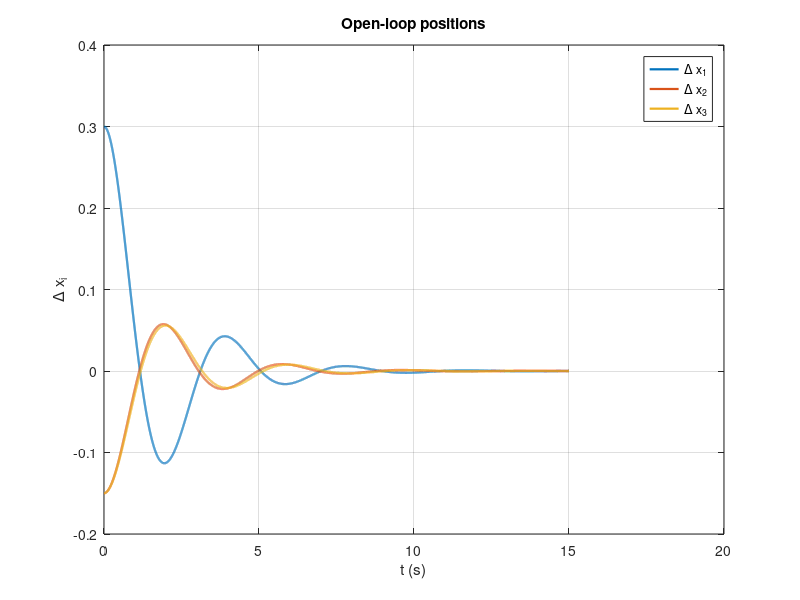
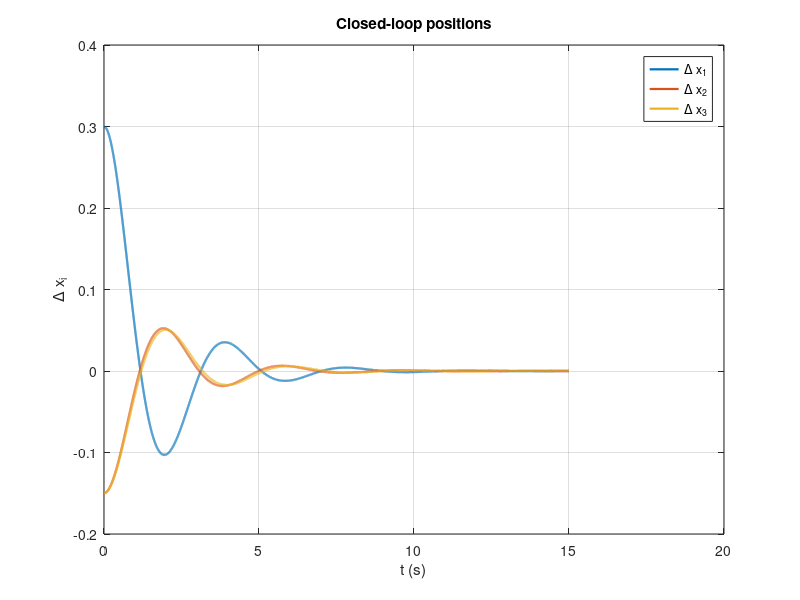
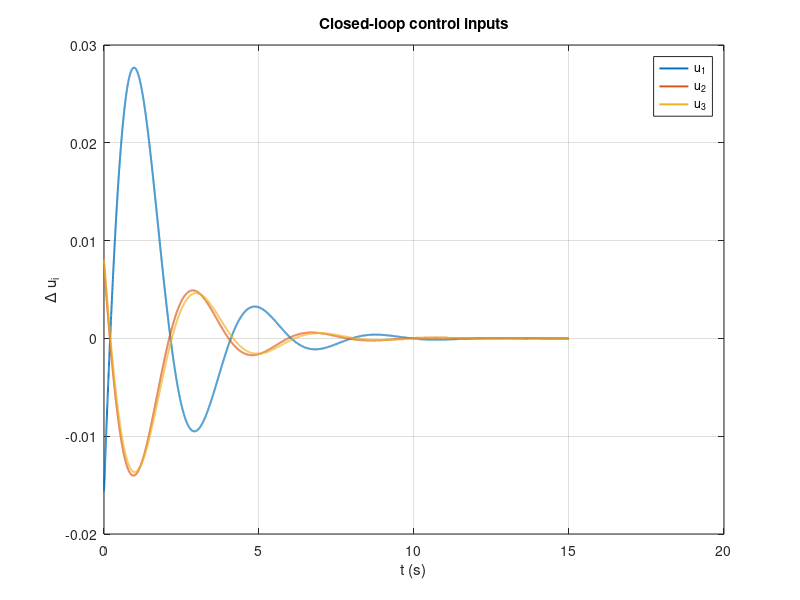
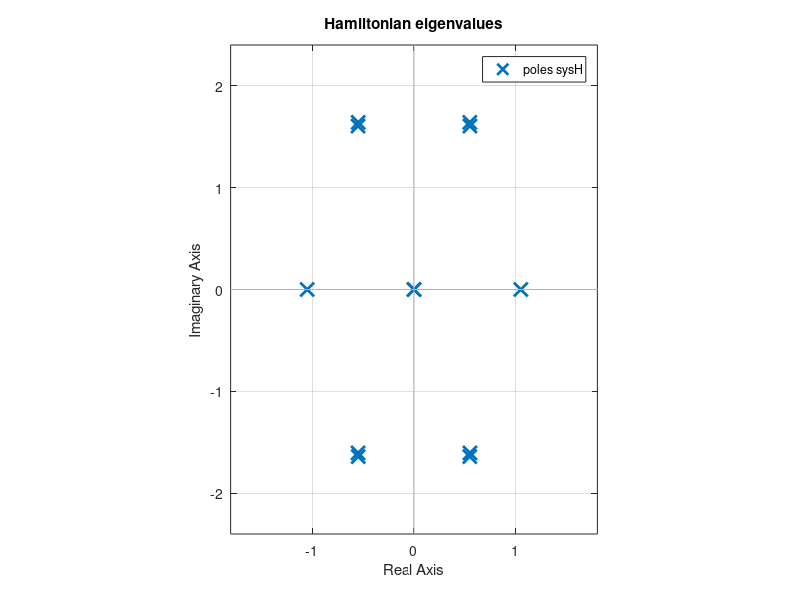

These charts were generated, in order, by the following MATLAB code:
%% Problem b
clear; clc; close all;
xstar = [0.1; 0.3; 0.5];                 
c12 = cos(xstar(2)-xstar(1));
c13 = cos(xstar(3)-xstar(1));
c23 = cos(xstar(3)-xstar(2));

JJ = [-(c12+c13)   c12        c13; 
      c12        -(c12+c23)  c23;
      c13         c23       -(c13+c23)];
A = [zeros(3) eye(3);
     JJ        -eye(3)];
B = [zeros(3); eye(3)];

%% LQR calculation

Qx  = [ 2 -1 -1;
     -1  2 -1;
     -1 -1  2];             
Qv  = eye(3);           
Q   = blkdiag(Qx, Qv);  
R   = 10*eye(3);        
[K, S, Ecl] = lqr(A,B,Q,R);   

% important:verify the condition
N  = zeros(6,3);

% 1) [Q N; N'' R] must be PSD 
Qeff = Q - N*(R\N');      % here equals Q
Mblk = [Q N; N' R];
Mblk = (Mblk+Mblk')/2;   
eigM = eig(Mblk);
tolPSD = 1e-9;
ok2 = all(eigM >= -tolPSD);
if ok2
    fprintf(' [Q N; N'' R] PSD?  TRUE   (min eig = %.3e)\n', min(eigM));
else
    fprintf('[Q N; N'' R] PSD?  FALSE   (min eig = %.3e)\n', min(eigM));
end

% 2) (Qeff, Aeff) has no unobservable mode on the imaginary axis

Aeff = A;
Qeff = (Qeff+Qeff')/2;    
Ceff = real(sqrtm(Qeff)); 

lam   = eig(Aeff);
tolRe = 1e-8;
tolRK = 1e-8;
n = size(Aeff,1);
idx = find(abs(real(lam)) < tolRe);

viol = [];              
for kk = 1:numel(idx)
    l = lam(idx(kk));
    Rk = [l*eye(n) - Aeff; Ceff];  
    if rank(Rk, tolRK) < n
        viol(end+1,1) = l;
    end
end
if isempty(viol)
    fprintf('No unobservable jω modes?  TRUE\n');
else
    fprintf('No unobservable jω modes?  FALSE\n');
    disp(' Unobservable eigenvalues on jω :');
    disp(viol.');         
end




% delta = 1e-6;                 
% v = ones(3,1);
% Qx = Qx + delta*(v*v.'); 
% Q  = blkdiag(Qx, Qv);
% 
% 
% [K, S, Ecl] = lqr(A,B,Q,R);   
Acl = A - B*K;

K   
S

disp('Openloop eig:'); disp(eig(A).');
disp('Closedloop eig:'); disp(eig(Acl).');


Tend = 15;                       
t = linspace(0, Tend, 12001);     
z0 = [0.30; -0.15; -0.15; 0; 0; 0];   


sysOPENL = ss(A, zeros(6,3), eye(6), zeros(6,3));
x_ol = initial(sysOPENL, z0, t);     


sysCLOSEL = ss(Acl, zeros(6,3), eye(6), zeros(6,3));
x_cl = initial(sysCLOSEL, z0, t);
u_cl = -(K * x_cl.').';          


figure('Color','w'); 
plot(t, x_ol(:,1), 'LineWidth',1.6); hold on;
plot(t, x_ol(:,2), 'LineWidth',1.6);
plot(t, x_ol(:,3), 'LineWidth',1.6);
grid on; xlabel('t (s)'); ylabel('\Delta x_i');
title('Open-loop positions');
legend('\Delta x_1','\Delta x_2','\Delta x_3');

figure('Color','w'); 
plot(t, x_cl(:,1), 'LineWidth',1.6); hold on;
plot(t, x_cl(:,2), 'LineWidth',1.6);
plot(t, x_cl(:,3), 'LineWidth',1.6);
grid on; xlabel('t (s)'); ylabel('\Delta x_i');
title('Closed-loop positions');
legend('\Delta x_1','\Delta x_2','\Delta x_3');


figure('Color','w');
plot(t, u_cl(:,1), 'LineWidth',1.4); hold on;
plot(t, u_cl(:,2), 'LineWidth',1.4);
plot(t, u_cl(:,3), 'LineWidth',1.4);
grid on; xlabel('t (s)'); ylabel('\Delta u_i');
title('Closed-loop control inputs');
legend('u_1','u_2','u_3');


%% Problem c
H = [ A           B*(R\B') ;
     Q             -A.'   ];


lam = eig(H)   



[~,idx] = sort(real(lam));
lam_sorted = lam(idx);

sysH = ss(H, zeros(size(H,1),1), eye(size(H,1)), zeros(size(H,1),1));
figure('Color','w'); pzmap(sysH); grid on; axis equal;
title('Hamiltonian eigenvalues');



